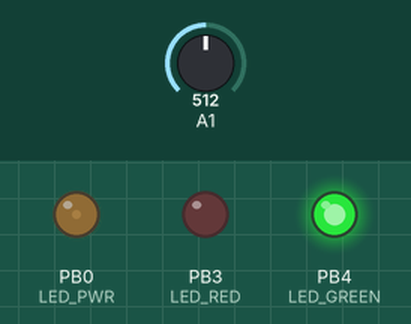
Bench run of a program on a simulated ATtiny85, built with avr-gcc and run on an emulated ATtiny85. Shown: output pins drawn as LEDs (lit = HIGH). The inputs (shaded band) are chosen by the test bench; at power-on: A1 = 512.

Above: at 1.8 s.
At 11.2 s:
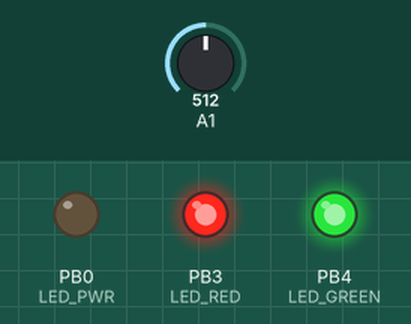
Timing chart, 0 to 14.1 s (numbered marks = the images above):
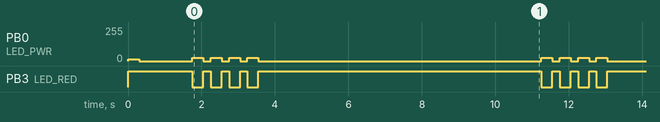

The program:

main.cpp
```cpp
#include <Arduino.h>
#include <avr/power.h>

#define LED_PWR PB0
#define LED_RED PB3
#define LED_GREEN PB4
#define VOLT_IN PB2
/*                                  ____
          RST A0  D5 PB5          1|o   |8  Vcc
      A3  D3 PB3 RED_GND  --|--<| 2|    |7  PB2 A1   --|--<| VOLT_IN
      A2  D4 PB4 GRN_GND  --|--<| 3|    |6  PB1 D1   --|>--| N/C
                     GND          4|____|5  PB0 D0   --|>--| LED_PWR
*/

#define NUMSAMP 32
uint8_t    ndx = 0;
uint16_t   tot = 0;
uint16_t   dat[NUMSAMP] = {0}; //avg over NUMSAMP readings

enum State
{
  SS_Normal,      // no light
  SS_OverCharge,  // green red alternate
  SS_UnderCharge, // Amber steady
  SS_NoCharge1,   // red 1 flash rate
  SS_NoCharge2,   // red 2 flash rate
  SS_NoCharge3,   // red 3 flash rate
  SS_NoCharge4,   // red 4 flash rate
};

enum Color { Off, Red, Green, Amber };

// The divider is 39k/12k giving a 4.25x divider for VIN
// thus 2.5v input on ADC pin is 4.25 x 2.5v = 10.625v input = 512 ADC
// note: maximum value on the divider is 21.25v
// the factor is determined as VCC / 1023 ADC steps * 4.25
//   5.0v / 1023 * FACTOR * 1000 = Actual MilliVolts per ADC step
//RE - trimmed for 38.9K/12.1K due to tolerance error, ideally this trim would be written into EEPROM
#define V_CONV_FACTOR 20.3295

/*
  Set the LED color to a defined value, PWR pin is used to drive the brightness from PWM
*/
void led(Color color)
{
  analogWrite(LED_PWR, 0);
  switch (color)
  {
    case Off:
      digitalWrite(LED_RED, 1);
      digitalWrite(LED_GREEN, 1);
      analogWrite(LED_PWR, 0);
    break;
    case Red:
      digitalWrite(LED_RED, 0);
      digitalWrite(LED_GREEN, 1);
      analogWrite(LED_PWR, 25);
    break;
    case Green:
      digitalWrite(LED_RED, 1);
      digitalWrite(LED_GREEN, 0);
      analogWrite(LED_PWR, 15);
    break;
    case Amber:
      digitalWrite(LED_RED, 0);
      digitalWrite(LED_GREEN, 0);
      analogWrite(LED_PWR, 25);
    break;
  }
}

/*
  Flashes the led a number of times, then pause
*/
void flashLed(uint8_t flashes, Color color)
{
  for (uint8_t i = 0; i < flashes; i++)
  {
    led(color);
    delay(300);
    led(Off);
    delay(200);
  }
  delay(1250 * flashes);
}

/*
  ISR to add latest reading to our rolling average
*/
ISR(ADC_vect)
{
  int w = ADC;
  tot -= dat[ndx]; //subtract old value from tot
  tot += w;        //add in new value
  dat[ndx++] = w;  //remember new value, bump ndx
  if (ndx == NUMSAMP)
    ndx = 0; //rewind

  /*
	Set the ADC Start Conversion bit on the ADC Control and Status Register A
	*/
  ADCSRA |= (1 << ADSC); // start a conversion
}

/*
  convert the average ADC into a millivolt value
  determine the visual state to display as a result of the voltage
*/
State determineNextState()
{
  uint16_t mVolts = tot / NUMSAMP * V_CONV_FACTOR;
  if (mVolts > 15200)
  {
    return SS_OverCharge;
  }
  if (mVolts > 13200)
  {
    return SS_Normal;
  }
  if (mVolts > 12450)
  {
    return SS_UnderCharge;
  }
  if (mVolts > 12250)
  {
    return SS_NoCharge1;
  }
  if (mVolts > 12050)
  {
    return SS_NoCharge2;
  }
  if (mVolts > 11800)
  {
    return SS_NoCharge3;
  }
  return SS_NoCharge4;
}

/*
Loop is called infinitely
We perform the state machine logic here
*/
void loop()
{
  //determine the state to switch to
  State currentState = determineNextState();
  switch (currentState)
  {
  case SS_OverCharge:
    led(Amber);
    break;
  case SS_Normal:
    led(Off);
    break;
  case SS_UnderCharge:
    led(Red);
    break;
  case SS_NoCharge1:
    flashLed(1,Red);
    break;
  case SS_NoCharge2:
    flashLed(2,Red);
    break;
  case SS_NoCharge3:
    flashLed(3,Red);
    break;
  case SS_NoCharge4:
    flashLed(4,Red);
    break;
  }
  // delay so that state changes are not frantic for the user
  delay(2500);
}

/*
Setup is called once when the board boots.
*/
void setup()
{
  clock_prescale_set(clock_div_16);

  // init ADC input for the pin that reads the input voltage
  pinMode(VOLT_IN, INPUT);

  // initialize LED digital pins as output for system status
  pinMode(LED_PWR, OUTPUT);
  pinMode(LED_RED, OUTPUT);
  pinMode(LED_GREEN, OUTPUT);

  // Setup the ADC and attach to interrupt
  ADMUX = (1 << MUX0); // use VCC for AREF, use ADC1 for input (PA1), MUX 5:0 bits 00001
  ADCSRA =
      (1 << ADEN) |                               // Enable ADC
      (0 << ADSC) |                               // start ADC
      (0 << ADATE) |                              // disable auto triggering of ADC
      (0 << ADIF) |                               // clear ADC interrupt flag
      (1 << ADIE) |                               // Enable ADC interrupt
      (1 << ADPS2) | (1 << ADPS1) | (1 << ADPS0); // set prescaler to /128 1:1:1
  ADCSRA |= (1 << ADSC);                          // start a conversion

  // Start up sequence
  flashLed(1, Green);
}
```

Measured:
- by itself, PB0 (LED_PWR): repeats every 9.5 s: 3 × (25/255 0.30 s, 0/255 0.20 s), 25/255 0.30 s, 0/255 7.7 s
- by itself, PB3 (LED_RED): repeats every 9.5 s: 3 × (HIGH 0.20 s, LOW 0.30 s), HIGH 7.7 s, LOW 0.30 s
